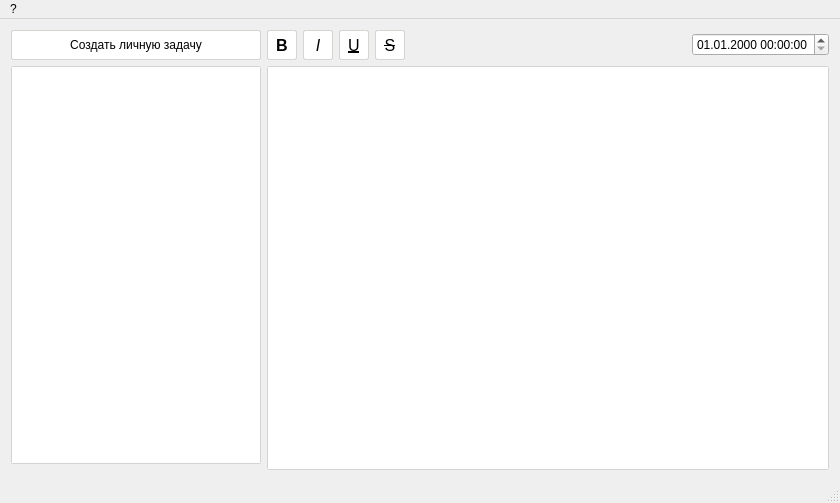
<?xml version="1.0" encoding="UTF-8"?>
<ui version="4.0">
 <class>MainWindow</class>
 <widget class="QMainWindow" name="MainWindow">
  <property name="geometry">
   <rect>
    <x>0</x>
    <y>0</y>
    <width>840</width>
    <height>503</height>
   </rect>
  </property>
  <property name="windowTitle">
   <string>MyTask</string>
  </property>
  <property name="toolTipDuration">
   <number>-1</number>
  </property>
  <widget class="QWidget" name="centralWidget">
   <layout class="QGridLayout" name="gridLayout_2">
    <item row="0" column="0">
     <layout class="QGridLayout" name="gridLayout">
      <item row="2" column="0">
       <widget class="QListWidget" name="listTasks">
        <property name="maximumSize">
         <size>
          <width>250</width>
          <height>16777215</height>
         </size>
        </property>
        <property name="styleSheet">
         <string notr="true">QListWidget{
	border: none;
	border: 1px solid lightgray;
	border-radius: 2px;
}

QListWidget::item:selected{
	background-color: #006EFF;
}

QListWidget::item:hover:!selected{
	background-color: #E6E6E6;
}</string>
        </property>
       </widget>
      </item>
      <item row="1" column="0">
       <widget class="QPushButton" name="btnCreateANote">
        <property name="enabled">
         <bool>true</bool>
        </property>
        <property name="minimumSize">
         <size>
          <width>250</width>
          <height>30</height>
         </size>
        </property>
        <property name="maximumSize">
         <size>
          <width>250</width>
          <height>30</height>
         </size>
        </property>
        <property name="styleSheet">
         <string notr="true">QPushButton{
	background-color: white;
	border: 1px solid rgb(211, 215, 207);
	border-radius: 2px;
}

QPushButton:hover{
	background-color: #E6E6E6;
	border: 1px solid rgb(211, 215, 207);	
	border-radius: 2px;
}

QPushButton:pressed{
	background-color: #006EFF;
	color: white;
	border: 1px solid rgb(211, 215, 207);
	border-radius: 2px;
}
</string>
        </property>
        <property name="text">
         <string>Создать личную задачу</string>
        </property>
       </widget>
      </item>
      <item row="1" column="1">
       <layout class="QHBoxLayout" name="horizontalLayout">
        <item>
         <widget class="QPushButton" name="btnSetBold">
          <property name="sizePolicy">
           <sizepolicy hsizetype="Minimum" vsizetype="Minimum">
            <horstretch>0</horstretch>
            <verstretch>0</verstretch>
           </sizepolicy>
          </property>
          <property name="minimumSize">
           <size>
            <width>30</width>
            <height>30</height>
           </size>
          </property>
          <property name="maximumSize">
           <size>
            <width>30</width>
            <height>30</height>
           </size>
          </property>
          <property name="font">
           <font>
            <pointsize>12</pointsize>
            <weight>75</weight>
            <bold>true</bold>
           </font>
          </property>
          <property name="styleSheet">
           <string notr="true">QPushButton{
	background-color: white;
	border: 1px solid rgb(211, 215, 207);
	border-radius: 2px;
}

QPushButton:hover{
	background-color: #E6E6E6;
	border: 1px solid rgb(211, 215, 207);	
	border-radius: 2px;
}

QPushButton:pressed{
	background-color: #006EFF;
	color: white;
	border: 1px solid rgb(211, 215, 207);
	border-radius: 2px;
}
</string>
          </property>
          <property name="text">
           <string>B</string>
          </property>
         </widget>
        </item>
        <item>
         <widget class="QPushButton" name="btnSetItalic">
          <property name="minimumSize">
           <size>
            <width>30</width>
            <height>30</height>
           </size>
          </property>
          <property name="maximumSize">
           <size>
            <width>30</width>
            <height>30</height>
           </size>
          </property>
          <property name="font">
           <font>
            <pointsize>12</pointsize>
            <italic>true</italic>
           </font>
          </property>
          <property name="styleSheet">
           <string notr="true">QPushButton{
	background-color: white;
	border: 1px solid rgb(211, 215, 207);
	border-radius: 2px;
}

QPushButton:hover{
	background-color: #E6E6E6;
	border: 1px solid rgb(211, 215, 207);	
	border-radius: 2px;
}

QPushButton:pressed{
	background-color: #006EFF;
	color: white;
	border: 1px solid rgb(211, 215, 207);
	border-radius: 2px;
}
</string>
          </property>
          <property name="text">
           <string>I</string>
          </property>
         </widget>
        </item>
        <item>
         <widget class="QPushButton" name="btnUnderLine">
          <property name="minimumSize">
           <size>
            <width>30</width>
            <height>30</height>
           </size>
          </property>
          <property name="maximumSize">
           <size>
            <width>30</width>
            <height>30</height>
           </size>
          </property>
          <property name="font">
           <font>
            <pointsize>12</pointsize>
            <underline>true</underline>
           </font>
          </property>
          <property name="styleSheet">
           <string notr="true">QPushButton{
	background-color: white;
	border: 1px solid rgb(211, 215, 207);
	border-radius: 2px;
}

QPushButton:hover{
	background-color: #E6E6E6;
	border: 1px solid rgb(211, 215, 207);	
	border-radius: 2px;
}

QPushButton:pressed{
	background-color: #006EFF;
	color: white;
	border: 1px solid rgb(211, 215, 207);
	border-radius: 2px;
}

</string>
          </property>
          <property name="text">
           <string>U</string>
          </property>
         </widget>
        </item>
        <item>
         <widget class="QPushButton" name="btnStrike">
          <property name="minimumSize">
           <size>
            <width>30</width>
            <height>30</height>
           </size>
          </property>
          <property name="maximumSize">
           <size>
            <width>30</width>
            <height>30</height>
           </size>
          </property>
          <property name="font">
           <font>
            <pointsize>12</pointsize>
            <strikeout>true</strikeout>
           </font>
          </property>
          <property name="styleSheet">
           <string notr="true">QPushButton{
	background-color: white;
	border: 1px solid rgb(211, 215, 207);
	border-radius: 2px;
}

QPushButton:hover{
	background-color: #E6E6E6;
	border: 1px solid rgb(211, 215, 207);	
	border-radius: 2px;
}

QPushButton:pressed{
	background-color: #006EFF;
	color: white;
	border: 1px solid rgb(211, 215, 207);
	border-radius: 2px;
}
</string>
          </property>
          <property name="text">
           <string>S</string>
          </property>
         </widget>
        </item>
        <item>
         <spacer name="horizontalSpacer">
          <property name="orientation">
           <enum>Qt::Horizontal</enum>
          </property>
          <property name="sizeHint" stdset="0">
           <size>
            <width>40</width>
            <height>20</height>
           </size>
          </property>
         </spacer>
        </item>
        <item>
         <widget class="QDateTimeEdit" name="dateTimeEdit">
          <property name="currentSection">
           <enum>QDateTimeEdit::DaySection</enum>
          </property>
          <property name="displayFormat">
           <string>dd.MM.yyyy HH:mm:ss</string>
          </property>
         </widget>
        </item>
       </layout>
      </item>
      <item row="2" column="1" rowspan="2">
       <widget class="QTextEdit" name="mainText">
        <property name="styleSheet">
         <string notr="true">QTextEdit{
	border: 1px solid lightgray;
	border-radius: 2px;
}</string>
        </property>
       </widget>
      </item>
     </layout>
    </item>
   </layout>
  </widget>
  <widget class="QMenuBar" name="menuBar">
   <property name="geometry">
    <rect>
     <x>0</x>
     <y>0</y>
     <width>840</width>
     <height>21</height>
    </rect>
   </property>
   <widget class="QMenu" name="menu">
    <property name="title">
     <string>?</string>
    </property>
    <addaction name="actionHelp"/>
   </widget>
   <addaction name="menu"/>
  </widget>
  <widget class="QStatusBar" name="statusBar"/>
  <action name="actionHelp">
   <property name="text">
    <string>HelpInfo</string>
   </property>
  </action>
 </widget>
 <layoutdefault spacing="6" margin="11"/>
 <resources/>
 <connections/>
</ui>
